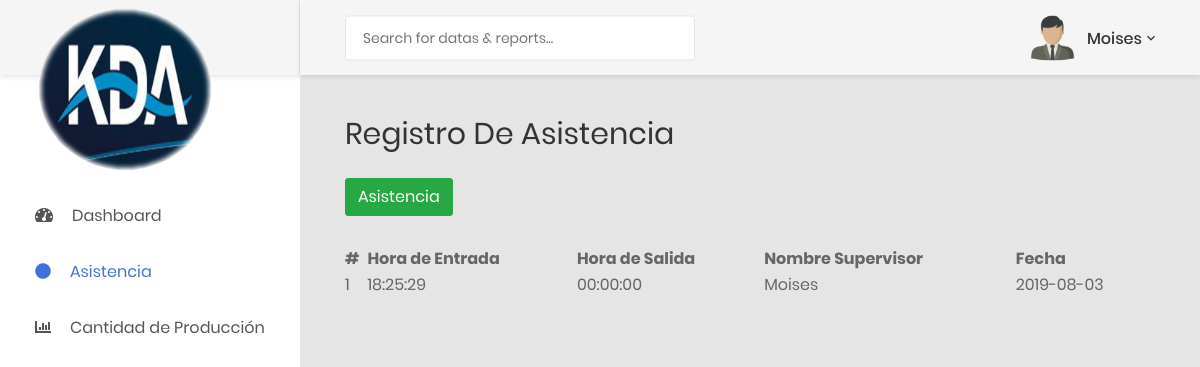
/panel/asistencia.php (signed in), run on an earlier commit of the app's database.
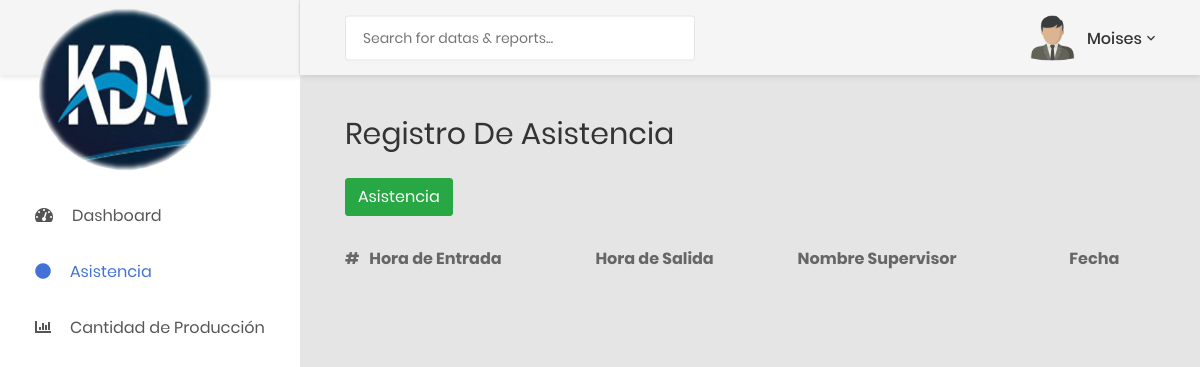
And on a later commit of the database.
### tables this page shows
CREATE TABLE `asistencia` (
  `id_asistencia` int(11) NOT NULL,
  `horaEntrada` time NOT NULL,
  `horaSalida` time NOT NULL,
  `id_supervisor` int(11) NOT NULL
);

CREATE TABLE `supervisor` (
  `id_supervisor` int(11) NOT NULL,
  `Nombre` varchar(45) NOT NULL,
  `ap_paterno` varchar(45) DEFAULT NULL,
  `ap_materno` varchar(45) DEFAULT NULL,
  `hrs_trabajadas` varchar(65) NOT NULL,
  `No_linea` varchar(30) NOT NULL
);

### panel/asistencia.php (the view, shortened to what the changed rows need)
<?php
	include('conexion.php');
?>
<!DOCTYPE html>
<html lang="en">
<head>
    <link href="../css/font-face.css" rel="stylesheet" media="all">
    <link href="../vendor/font-awesome-4.7/css/font-awesome.min.css" rel="stylesheet" media="all">
    <link href="../vendor/font-awesome-5/css/fontawesome-all.min.css" rel="stylesheet" media="all">
    <link href="../vendor/mdi-font/css/material-design-iconic-font.min.css" rel="stylesheet" media="all">
    <link href="../vendor/bootstrap-4.1/bootstrap.min.css" rel="stylesheet" media="all">
    <link href="../vendor/animsition/animsition.min.css" rel="stylesheet" media="all">
    <link href="../vendor/bootstrap-progressbar/bootstrap-progressbar-3.3.4.min.css" rel="stylesheet" media="all">
    <link href="../vendor/wow/animate.css" rel="stylesheet" media="all">
    <link href="../vendor/css-hamburgers/hamburgers.min.css" rel="stylesheet" media="all">
    <link href="../vendor/slick/slick.css" rel="stylesheet" media="all">
    <link href="../vendor/select2/select2.min.css" rel="stylesheet" media="all">
    <link href="../vendor/perfect-scrollbar/perfect-scrollbar.css" rel="stylesheet" media="all">
    <link href="../css/theme.css" rel="stylesheet" media="all">
    <link href="../css/style.css" rel="stylesheet" media="all">
	<link rel="stylesheet" type="text/css" href="../plugins/data-tables/DataTables-1.10.18/css/jquery.dataTables.min.css">
</head>
<body class="animsition">
    <div class="page-wrapper">
        <div class="page-container">
            <div class="main-content">
                <div class="section__content section__content--p30">
                    <div class="container-fluid">
                        <div class="row">
                            <div class="col-md-12">
                                <div class="overview-wrap">
                                    <h2 class="title-1">Registro de Asistencia</h2>
                                </div>
                            </div>
                        </div>
						<br>
                       <br><br>
                       <table id="asistencias" width="100%">
							    <thead>
                                    <th>#</th>
							        <th>Hora de Entrada</th>
							        <th>Hora de Salida</th>
							        <th>Nombre Supervisor</th>
							        <th>Fecha</th>
							    </thead>
							    <tbody>
                                    <?php
                                    $sql = 'select id_asistencia, horaEntrada, horaSalida, Nombre, curdate() as Fecha from asistencia inner join supervisor where asistencia.id_supervisor=supervisor.id_supervisor;';
                                    $result = mysqli_query($conecta,$sql);
                                        while(($row = mysqli_fetch_array($result)) != null){
                                            echo '<tr>
                                            <td>'.$row[0].'</td>
                                            <td>'.$row[1].'</td>
                                            <td>'.$row[2].'</td>
                                            <td>'.$row[3].'</td>
                                            <td>'.$row[4].'</td>
                                            </tr>';
                                        }
                                    ?>
							    </tbody>
							</table>
                    </div>
                </div>
            </div>
        </div>
    </div>
</body>
</html>

What changed in the data, as far as the page shows it:
removed asistencia: id_asistencia "1", horaEntrada "18:25:29", horaSalida "00:00:00", id_supervisor.Nombre "Moises", row "2019-08-03"
